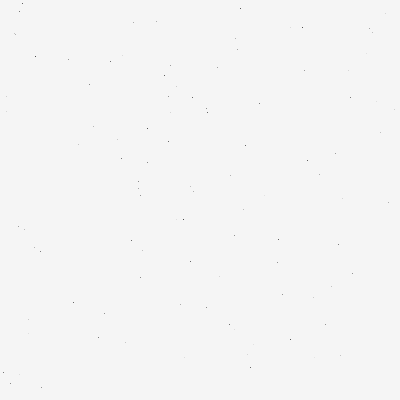
Frame 1 (no input)
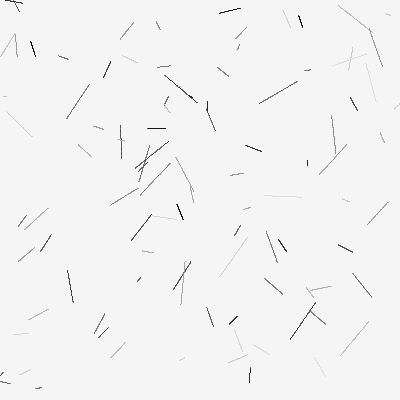
Frame 60 (the mouse pressed at the canvas centre just before this capture)
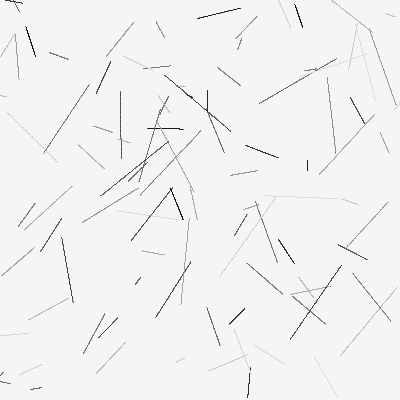
Frame 120 (the mouse held since frame 60 and released just before this capture)

The Processing sketch that drew these frames (run headless with seeded random() and noise(); from frame 60 on, the mouse is pressed at the canvas centre):

// Processing sketch: processing_129210
// ── processing_129210.pde

// click = reset particles
// any key = clear canvas

Particle[] p;

void setup() {
  size(400,400);
  background(245);
  p = new Particle[(int)width*height/1600];
  resetParticles();
}

void draw() {
  for (int i = 0; i < p.length; i++) {
    p[i].draw();
  }
}

void keyPressed() {
  background(245);
  resetParticles();
}

void mouseClicked() {
  resetParticles();
}

void resetParticles() {
  for (int i = 0; i < p.length; i++) {
    p[i] = new Particle(random(width),random(height));
  }
  
}

// in processing this class should extends PVector, 
// just for keep it easy to expand
//class Particle extends PVector {
class Particle {
  PVector selfCoords; // if you extend PVector this is not necessary
  PVector dir;
  float vel;
  float sw;
  
  Particle (float x, float y) {
    //super(xx,yy); // recal PVector constructor
    selfCoords = new PVector(x,y);
    dir = new PVector(random(2)-1.0,random(2)-1.0);
    vel = random(1)*0.6+0.2;
    sw = random(230);
  }
  
  void update() {
    //this.add(PVector.mult(dir, vel)); if it was PVector, again :)
    selfCoords.add(PVector.mult(dir, vel));
  }
  
  void draw() {
    update();
    stroke(sw);
    //point(this.x,this.y); extends PVector case
    point(selfCoords.x,selfCoords.y);
  }
}
